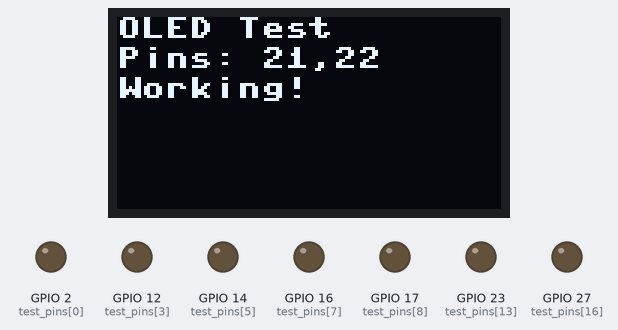
The program below on a simulated ESP32 board running MicroPython. On the bench: 128×64 one-colour display, output pins drawn as LEDs (lit = HIGH). Pins used as bus, display or sensor lines are not drawn; what the program prints to the serial console is not drawn. At 3.2 s the program stops and its outputs stay as they are.

Above: at 0.2 s.

The program:

pin_finder.py
```python
# ESP32 Pin Finder - Find Available Pins for OLED
# This will test different pin combinations to find working ones

from machine import Pin, SoftI2C, I2C
import time

print("🔍 ESP32 Pin Finder for OLED Display")
print("=" * 50)

def test_pin_availability():
    """Test which pins are available on your ESP32"""
    print("\n📌 Testing Pin Availability...")

    # Common ESP32 GPIO pins (excluding special pins)
    test_pins = [2, 4, 5, 12, 13, 14, 15, 16, 17, 18, 19, 21, 22, 23, 25, 26, 27, 32, 33]

    available_pins = []

    for pin_num in test_pins:
        try:
            # Try to create a pin object
            pin = Pin(pin_num, Pin.OUT)
            pin.on()
            pin.off()
            available_pins.append(pin_num)
            print(f"  ✅ Pin {pin_num}: Available")
        except Exception as e:
            print(f"  ❌ Pin {pin_num}: Not available - {e}")

    return available_pins

def test_i2c_combinations():
    """Test different I2C pin combinations"""
    print("\n📡 Testing I2C Pin Combinations...")

    # Common I2C pin combinations for ESP32
    combinations = [
        (21, 22),  # Most common
        (22, 21),  # Swapped
        (13, 15),  # Original
        (15, 13),  # Swapped
        (4, 5),    # Alternative
        (5, 4),    # Swapped
        (18, 19),  # Alternative
        (19, 18),  # Swapped
        (25, 26),  # Alternative
        (26, 25),  # Swapped
        (32, 33),  # Alternative
        (33, 32),  # Swapped
    ]

    working_combinations = []

    for sda_pin, scl_pin in combinations:
        print(f"\n🔍 Testing SDA={sda_pin}, SCL={scl_pin}:")
        try:
            # Try SoftI2C first
            i2c = SoftI2C(sda=Pin(sda_pin), scl=Pin(scl_pin))
            devices = i2c.scan()

            if devices:
                print(f"  ✅ SoftI2C: Found {len(devices)} device(s)")
                for addr in devices:
                    print(f"    Address: 0x{addr:02X}")
                    if addr in [0x3C, 0x3D, 0x78, 0x7A]:
                        print(f"    ⭐ This looks like an OLED display!")
                working_combinations.append(("SoftI2C", sda_pin, scl_pin, devices))
            else:
                print(f"  ⚠️ SoftI2C: No devices found (but pins work)")
                working_combinations.append(("SoftI2C", sda_pin, scl_pin, []))

        except Exception as e:
            print(f"  ❌ SoftI2C: Failed - {e}")

        try:
            # Try Hardware I2C
            i2c = I2C(0, sda=Pin(sda_pin), scl=Pin(scl_pin))
            devices = i2c.scan()

            if devices:
                print(f"  ✅ Hardware I2C: Found {len(devices)} device(s)")
                for addr in devices:
                    print(f"    Address: 0x{addr:02X}")
                    if addr in [0x3C, 0x3D, 0x78, 0x7A]:
                        print(f"    ⭐ This looks like an OLED display!")
                working_combinations.append(("Hardware I2C", sda_pin, scl_pin, devices))
            else:
                print(f"  ⚠️ Hardware I2C: No devices found (but pins work)")
                working_combinations.append(("Hardware I2C", sda_pin, scl_pin, []))

        except Exception as e:
            print(f"  ❌ Hardware I2C: Failed - {e}")

    return working_combinations

def test_oled_with_pins(sda_pin, scl_pin, i2c_type="SoftI2C"):
    """Test OLED display with specific pins"""
    print(f"\n📺 Testing OLED with {i2c_type} - SDA={sda_pin}, SCL={scl_pin}")

    try:
        from machine import Pin, SoftI2C, I2C
        import ssd1306

        # Create I2C object
        if i2c_type == "SoftI2C":
            i2c = SoftI2C(sda=Pin(sda_pin), scl=Pin(scl_pin))
        else:
            i2c = I2C(0, sda=Pin(sda_pin), scl=Pin(scl_pin))

        # Try to create OLED object
        oled = ssd1306.SSD1306_I2C(128, 64, i2c)

        # Test basic functionality
        oled.fill(0)
        oled.text("OLED Test", 0, 0)
        oled.text(f"Pins: {sda_pin},{scl_pin}", 0, 10)
        oled.text("Working!", 0, 20)
        oled.show()

        print(f"  ✅ SUCCESS! OLED working with {i2c_type}")
        print(f"  📍 Use these pins: SDA={sda_pin}, SCL={scl_pin}")

        time.sleep(3)

        # Clear display
        oled.fill(0)
        oled.show()

        return True

    except ImportError:
        print(f"  ❌ ssd1306 library not found!")
        return False
    except Exception as e:
        print(f"  ❌ OLED test failed: {e}")
        return False

def find_best_pins():
    """Find the best available pins for OLED"""
    print("🚀 Finding Best Pins for OLED Display")
    print("=" * 50)

    # Step 1: Test pin availability
    available_pins = test_pin_availability()

    # Step 2: Test I2C combinations
    working_combinations = test_i2c_combinations()

    # Step 3: Test OLED with working combinations
    print("\n📺 Testing OLED with Working Combinations...")

    oled_working = False
    best_config = None

    for i2c_type, sda_pin, scl_pin, devices in working_combinations:
        if test_oled_with_pins(sda_pin, scl_pin, i2c_type):
            oled_working = True
            best_config = (i2c_type, sda_pin, scl_pin)
            break

    # Summary
    print("\n" + "=" * 50)
    print("📊 PIN FINDER RESULTS")
    print("=" * 50)

    print(f"✅ Available GPIO pins: {len(available_pins)}")
    print(f"   {available_pins}")

    print(f"\n📡 Working I2C combinations: {len(working_combinations)}")
    for i2c_type, sda_pin, scl_pin, devices in working_combinations:
        print(f"   {i2c_type}: SDA={sda_pin}, SCL={scl_pin}")
        if devices:
            print(f"     Found devices: {[hex(d) for d in devices]}")

    if oled_working and best_config:
        i2c_type, sda_pin, scl_pin = best_config
        print(f"\n🎉 OLED WORKING!")
        print(f"📍 Best configuration:")
        print(f"   I2C Type: {i2c_type}")
        print(f"   SDA Pin: {sda_pin}")
        print(f"   SCL Pin: {scl_pin}")

        print(f"\n💻 Use this code:")
        print(f"from machine import Pin, {i2c_type}")
        print(f"import ssd1306")
        print(f"")
        print(f"i2c = {i2c_type}(sda=Pin({sda_pin}), scl=Pin({scl_pin}))")
        print(f"oled = ssd1306.SSD1306_I2C(128, 64, i2c)")

    else:
        print(f"\n❌ OLED not working with any combination")
        print(f"💡 Possible issues:")
        print(f"   1. OLED not connected")
        print(f"   2. Wrong voltage (needs 3.3V)")
        print(f"   3. Missing ssd1306 library")
        print(f"   4. OLED display is faulty")

# Run the pin finder
if __name__ == "__main__":
    find_best_pins()
```

Measured:
- what the display in image 0 shows lasts 3.0 s, from 0.2 s to 3.2 s
